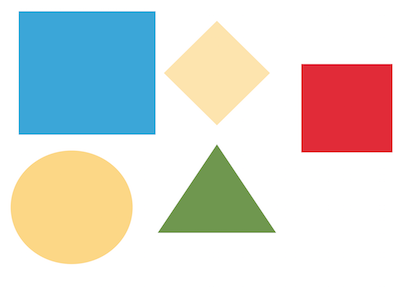
#> input picture src/Python/images/shapes.png, 400 x 289 px
$ python imageThreshing.py
#> lines starting #> are read from the running program, lines starting #| are printed output that depends on the picture; after the words box and inside, x2 and y2 are one past the last pixel; in counts of white or black regions, pixels touching at a corner belong together
#!/home/mhyde/vEnvs/rosPy/bin/python

'''
Simple example of image thresholding
in a ROS + OpenCV Environment
'''

import cv2

def readImage(imageName, asGray):
    '''
    Reads an image upon call in either
    grayscale or color
    '''
#> called with imageName = 'images/shapes.png', asGray = True
    if asGray:
        image = cv2.imread(imageName, cv2.IMREAD_GRAYSCALE)
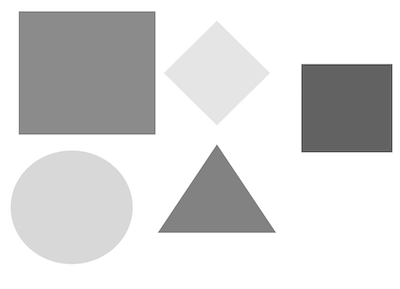
#> image: shape (289, 400); min 65, max 255, mean 216.4
    else:
        image = cv2.imread(imageName, cv2.IMREAD_COLOR)

    return image

def basicThresholding(grayImage, threshValue):
    '''
    Basic thresholding technique in image
    processing
    '''
#> called with threshValue = 115
    ret, threshBasic = cv2.threshold(grayImage,
                                     threshValue,
                                     255,
                                     cv2.THRESH_BINARY_INV)
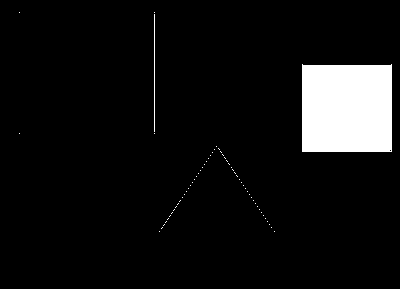
#> threshBasic: shape (289, 400); 6.9% white; 63 white regions (61 under 20 px), largest, box (x1, y1, x2, y2) and area: (302, 64, 392, 152) 7831, (154, 14, 155, 132) 118
#> ret = 115
    cv2.imshow("Basic Thresholding", threshBasic)

def adaptiveThresholding(grayImage, threshValue):
    '''
    Adaptive thresholding technique in image
    processing
    '''
    threshAdapt = cv2.adaptiveThreshold(grayImage,
                                        255,
                                        cv2.ADAPTIVE_THRESH_MEAN_C,
                                        cv2.THRESH_BINARY_INV,
                                        threshValue,
                                        2)
    cv2.imshow("Adaptive Thresholding", threshAdapt)

def main():
    '''
    Main function to demonstrate each aforementioned thresholding
    technique
    '''
    imageName = "images/shapes.png"
    #imageName = "images/tomato.jpg"
    asGray = True
    threshValue = 115
    grayImage = readImage(imageName, asGray)
    basicThresholding(grayImage, threshValue)
    #adaptiveThresholding(grayImage, threshValue)
    cv2.waitKey(0)
    cv2.destroyAllWindows()

if __name__ == '__main__':
    main()
